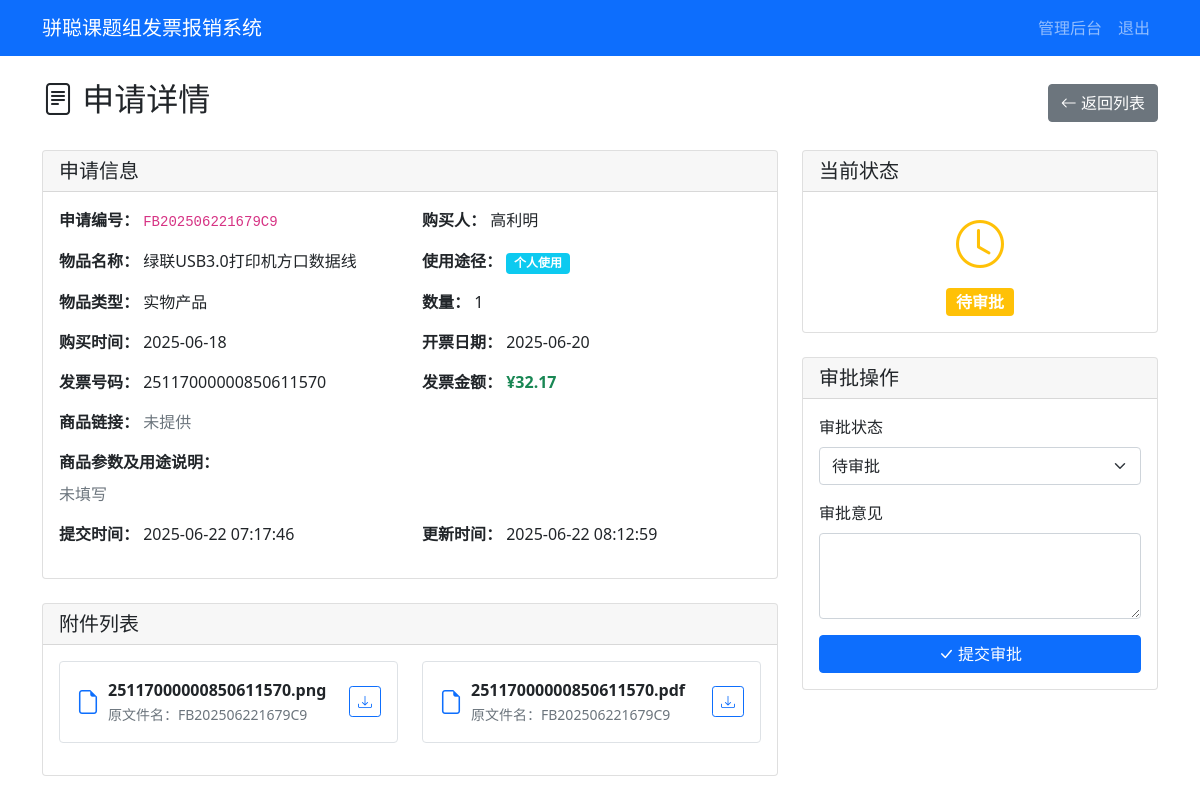
/admin/application/FB202506221679C9 (signed in), run on the app's committed database.
### tables this page shows
CREATE TABLE applications (
        id INTEGER PRIMARY KEY AUTOINCREMENT,
        app_number TEXT UNIQUE NOT NULL,
        purchaser TEXT NOT NULL,
        purchase_details TEXT,
        item_name TEXT NOT NULL,
        product_link TEXT,
        usage_type TEXT NOT NULL,
        item_type TEXT NOT NULL,
        quantity INTEGER NOT NULL,
        purchase_time DATE NOT NULL,
        invoice_number TEXT NOT NULL,
        invoice_amount REAL NOT NULL,
        invoice_date DATE NOT NULL,
        status TEXT DEFAULT '待审批',
        approval_comment TEXT,
        created_at TIMESTAMP DEFAULT CURRENT_TIMESTAMP,
        updated_at TIMESTAMP DEFAULT CURRENT_TIMESTAMP
    );

CREATE TABLE attachments (
        id INTEGER PRIMARY KEY AUTOINCREMENT,
        app_number TEXT NOT NULL,
        original_filename TEXT NOT NULL,
        stored_filename TEXT NOT NULL,
        file_path TEXT NOT NULL,
        FOREIGN KEY (app_number) REFERENCES applications (app_number)
    );

### app.py (the view)
        def wrapper(*args, **kwargs):
            user = session.get('admin_username', 'anonymous')
            details = f"操作: {operation_type}, 用户: {user}, URL: {request.url}"
            if kwargs.get('app_number'):
                details += f", 申请编号: {kwargs['app_number']}"
            elif kwargs.get('filename'):
                details += f", 文件名: {kwargs['filename']}"
            if request.method == 'POST':
                form_data = {k: '***' if k == 'password' else v for k, v in request.form.items()}
                details += f", 表单数据: {form_data}"
            if request.args:
                details += f", 查询参数: {dict(request.args)}"
            try:
                result = f(*args, **kwargs)
                app.logger.info(f"{details}, 结果: 成功")
                return result
            except Exception as e:
                app.logger.error(f"{details}, 结果: 失败, 错误: {str(e)}", exc_info=True)
                raise

### app.py (called while the page is built)
@app.route('/admin/application/<app_number>')
@log_operation('查看申请详情')
def admin_application_detail(app_number):
    if not session.get('admin_logged_in'):
        flash('请先登录')
        return redirect(url_for('admin_login'))
    with sqlite3.connect('reimbursement.db') as conn:
        c = conn.cursor()
        c.execute('SELECT * FROM applications WHERE app_number = ?', (app_number,))
        application = c.fetchone()
        c.execute('SELECT * FROM attachments WHERE app_number = ?', (app_number,))
        attachments = c.fetchall()
    if not application:
        flash('申请不存在')
        return redirect(url_for('admin_dashboard'))
    return render_template('admin_detail.html', application=application, attachments=attachments)

### templates/admin_detail.html (shortened to what this page needs)
{% extends "base.html" %}
{% block content %}
<div class="d-flex justify-content-between align-items-center mb-4">
    <h2><i class="bi bi-file-text"></i> 申请详情</h2>
    <a href="{{ url_for('admin_dashboard') }}" class="btn btn-secondary">
        <i class="bi bi-arrow-left"></i> 返回列表
    </a>
</div>
<div class="row">
    <div class="col-md-8">
        <div class="card mb-4">
            <div class="card-header">
                <h5 class="mb-0">申请信息</h5>
            </div>
            <div class="card-body">
                <div class="row">
                    <div class="col-md-6 mb-3">
                        <strong>申请编号：</strong>
                        <code>{{ application[1] }}</code>
                    </div>
                    <div class="col-md-6 mb-3">
                        <strong>购买人：</strong>
                        {{ application[2] }}
                    </div>
                    <div class="col-md-6 mb-3">
                        <strong>物品名称：</strong>
                        {{ application[4] }}
                    </div>
                    <div class="col-md-6 mb-3">
                        <strong>使用途径：</strong>
                        <span class="badge bg-{% if application[6] == '个人使用' %}info{% else %}success{% endif %}">
                            {{ application[6] }}
                        </span>
                    </div>
                    <div class="col-md-6 mb-3">
                        <strong>物品类型：</strong>
                        {{ application[7] }}
                    </div>
                    <div class="col-md-6 mb-3">
                        <strong>数量：</strong>
                        {{ application[8] }}
                    </div>
                    <div class="col-md-6 mb-3">
                        <strong>购买时间：</strong>
                        {{ application[9] }}
                    </div>
                    <div class="col-md-6 mb-3">
                        <strong>开票日期：</strong>
                        {{ application[12] }}
                    </div>
                    <div class="col-md-6 mb-3">
                        <strong>发票号码：</strong>
                        {{ application[10] }}
                    </div>
                    <div class="col-md-6 mb-3">
                        <strong>发票金额：</strong>
                        <span class="text-success fw-bold">¥{{ "%.2f"|format(application[11]) }}</span>
                    </div>
                    <div class="col-12 mb-3">
                        <strong>商品链接：</strong>
                        {% if application[5] %}
                        <a href="{{ application[5] }}" target="_blank" class="text-decoration-none">
                            {{ application[5] }} <i class="bi bi-box-arrow-up-right"></i>
                        </a>
                        {% else %}
                        <span class="text-muted">未提供</span>
                        {% endif %}
                    </div>
                    <div class="col-12 mb-3">
                        <strong>商品参数及用途说明：</strong>
                        <div class="mt-2">
                            {% if application[3] %}
                            <div class="border rounded p-3 bg-light">
                                {{ application[3]|replace('\n', '<br>')|safe }}
                            </div>
                            {% else %}
                            <span class="text-muted">未填写</span>
                            {% endif %}
                        </div>
                    </div>
                    <div class="col-md-6 mb-3">
                        <strong>提交时间：</strong>
                        {{ application[15] }}
                    </div>
                    <div class="col-md-6 mb-3">
                        <strong>更新时间：</strong>
                        {{ application[16] }}
                    </div>
                </div>
            </div>
        </div>
        {% if attachments %}
        <div class="card mb-4">
            <div class="card-header">
                <h5 class="mb-0">附件列表</h5>
            </div>
            <div class="card-body">
                <div class="row">
                    {% for attachment in attachments %}
                    <div class="col-md-6 mb-3">
                        <div class="border rounded p-3">
                            <div class="d-flex align-items-center">
                                <i class="bi bi-file-earmark text-primary me-2" style="font-size: 1.5rem;"></i>
                                <div class="flex-grow-1">
                                    <div class="fw-bold">{{ attachment[2] }}</div>
                                    <small class="text-muted">原文件名：{{ attachment[1] }}</small>
                                </div>
                                <a href="{{ url_for('download_file', filename=attachment[2]) }}"
                                    class="btn btn-sm btn-outline-primary">
                                    <i class="bi bi-download"></i>
                                </a>
                            </div>
                        </div>
                    </div>
                    {% endfor %}
                </div>
            </div>
        </div>
        {% endif %}
    </div>
    <div class="col-md-4">
        <div class="card mb-4">
            <div class="card-header">
                <h5 class="mb-0">当前状态</h5>
            </div>
            <div class="card-body text-center">
                {% if application[13] == '待审批' %}
                <i class="bi bi-clock text-warning" style="font-size: 3rem;"></i>
                <div class="mt-2">
                    <span class="badge bg-warning fs-6">{{ application[13] }}</span>
                </div>
                {% elif application[13] == '报销中' %}
                <i class="bi bi-hourglass-split text-primary" style="font-size: 3rem;"></i>
                <div class="mt-2">
                    <span class="badge bg-primary fs-6">{{ application[13] }}</span>
                </div>
                {% elif application[13] == '已报销' %}
                <i class="bi bi-check-circle text-success" style="font-size: 3rem;"></i>
                <div class="mt-2">
                    <span class="badge bg-success fs-6">{{ application[13] }}</span>
                </div>
                {% elif application[13] == '驳回' %}
                <i class="bi bi-x-circle text-danger" style="font-size: 3rem;"></i>
                <div class="mt-2">
                    <span class="badge bg-danger fs-6">{{ application[13] }}</span>
                </div>
                {% endif %}
            </div>
        </div>
        <div class="card">
            <div class="card-header">
                <h5 class="mb-0">审批操作</h5>
            </div>
            <div class="card-body">
                <form action="{{ url_for('approve_application', app_number=application[1]) }}" method="post">
                    <div class="mb-3">
                        <label for="status" class="form-label">审批状态</label>
                        <select class="form-select" id="status" name="status" required>
                            <option value="待审批" {% if application[13]=='待审批' %}selected{% endif %}>待审批</option>
                        </select>
                    </div>
                    <div class="mb-3">
                        <label for="comment" class="form-label">审批意见</label>
                        <textarea class="form-control" id="comment" name="comment"
                            rows="3">{{ application[14] or '' }}</textarea>
                    </div>
                    <div class="d-grid">
                        <button type="submit" class="btn btn-primary">
                            <i class="bi bi-check-lg"></i> 提交审批
                        </button>
                    </div>
                </form>
            </div>
        </div>
    </div>
</div>
{% endblock %}

### templates/base.html (shortened to what this page needs)
<!DOCTYPE html>
<html lang="zh-CN">
<head>
    <link href="https://cdn.jsdelivr.net/npm/bootstrap@5.1.3/dist/css/bootstrap.min.css" rel="stylesheet">
    <link href="https://cdn.jsdelivr.net/npm/bootstrap-icons@1.7.2/font/bootstrap-icons.css" rel="stylesheet">
</head>
<body>
    <nav class="navbar navbar-expand-lg navbar-dark bg-primary">
        <div class="container">
            <a class="navbar-brand" href="{{ url_for('index') }}">骈聪课题组发票报销系统</a>
            <div class="navbar-nav ms-auto">
                {% if session.admin_logged_in %}
                <a class="nav-link" href="{{ url_for('admin_dashboard') }}">管理后台</a>
                <a class="nav-link" href="{{ url_for('admin_logout') }}">退出</a>
                {% else %}
                <a class="nav-link" href="{{ url_for('admin_login') }}">管理员登录</a>
                {% endif %}
            </div>
        </div>
    </nav>
    <div class="container mt-4">
        {% block content %}{% endblock %}
    </div>
</body>
</html>

### data on the page
applications: app_number "FB202506221679C9", purchaser "高利明", item_name "绿联USB3.0打印机方口数据线", usage_type "个人使用", item_type "实物产品", quantity "1", purchase_time "2025-06-18", invoice_date "2025-06-20", invoice_number "25117000000850611570", invoice_amount "32.17", created_at "2025-06-22 07:17:46", updated_at "2025-06-22 08:12:59", status "待审批"
attachments: original_filename "25117000000850611570.png", app_number "FB202506221679C9"
attachments: original_filename "25117000000850611570.pdf", app_number "FB202506221679C9"
